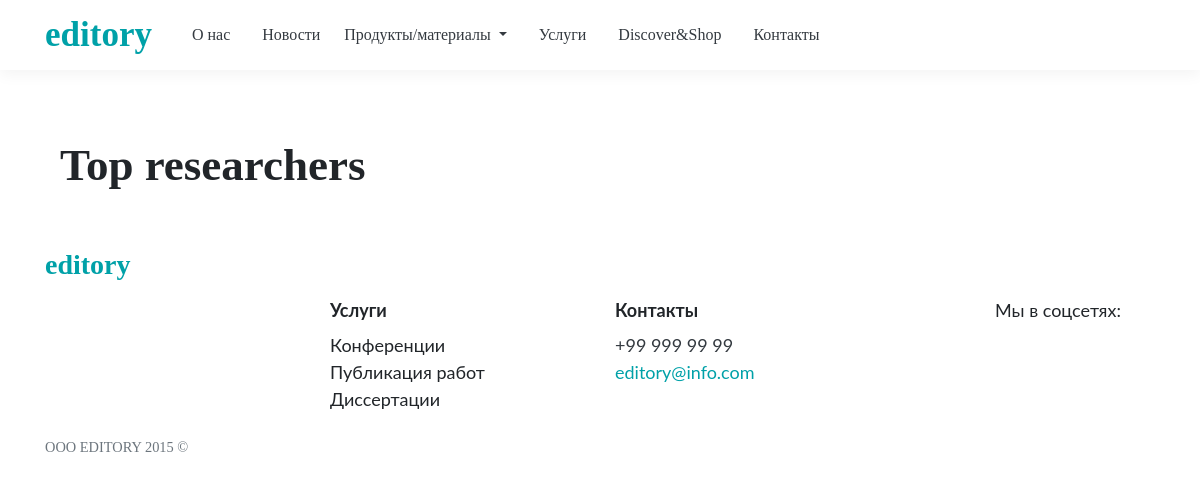
Before: /request_to/top_researches/ with the older database file.
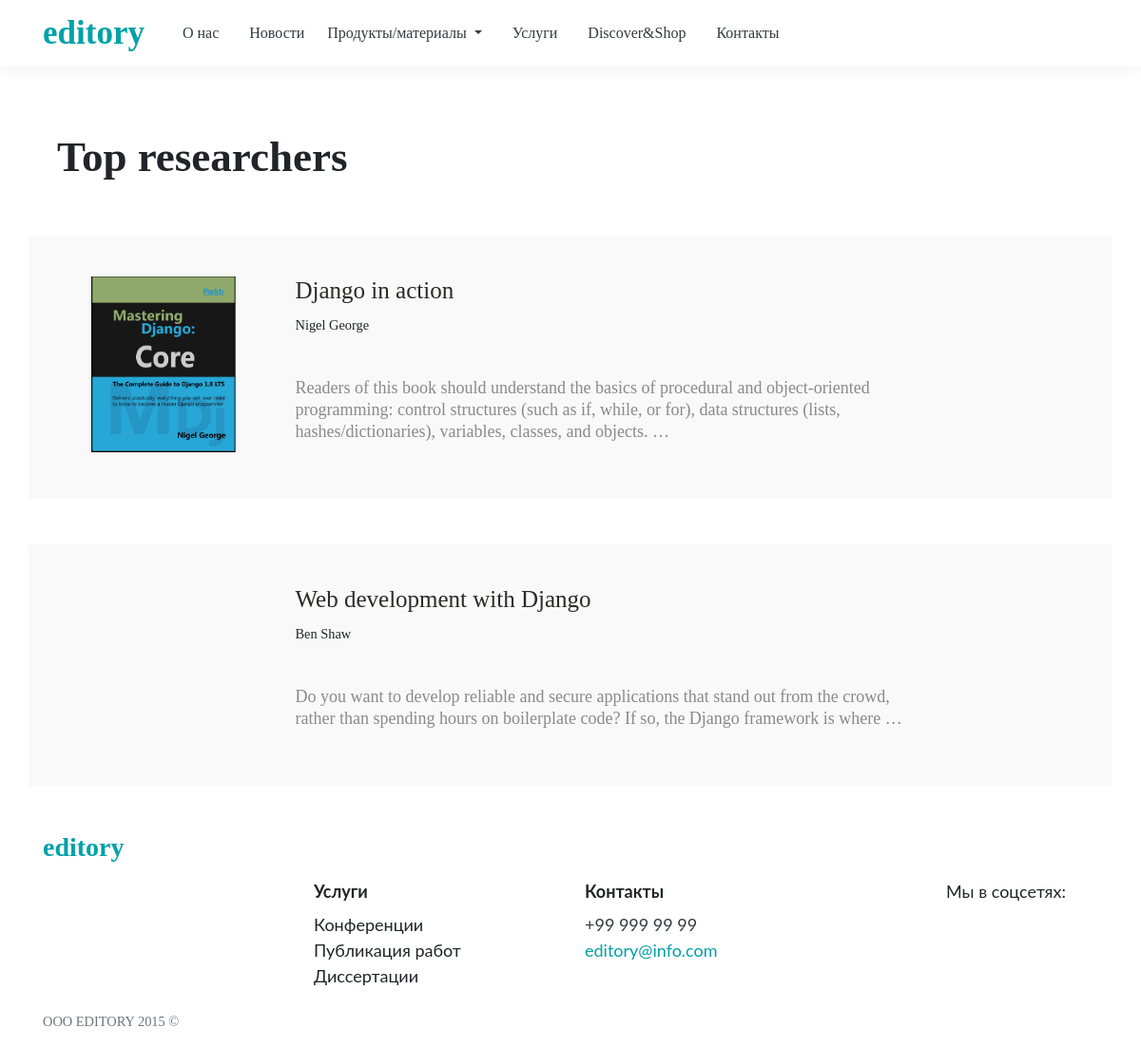
After: the same page with the newer database file.
### pages/models.py (models this page shows, shortened)
class TopResearches(models.Model):
    image = models.ImageField(upload_to = 'top_researches/')
    title = models.CharField(max_length=255)
    author = models.CharField(max_length=100)
    description = models.TextField()
    more = models.TextField()
    created_at = models.DateTimeField(auto_now_add=True)
    def get_absolute_url(self):
        return reverse_lazy('pages:paper', kwargs = {'pk':self.pk})

### requests/views.py (the view)
# urls.py: path('top_researches/', TopResearchess.as_view(), name='top-researches'),
class TopResearchess(TemplateView):
    template_name = 'top_researches.html'
    def get_context_data(self, **kwargs):
        context = super(TopResearchess, self).get_context_data(**kwargs)
        context['top_researches'] = TopResearches.objects.all()
        return context

### templates/top_researches.html
{% extends 'base.html' %}
{% load static %}
{% block css %}
    <link rel="stylesheet" href="{% static 'pages/css/researches.css' %}">
{% endblock %}
{% block content %}
<div class="container">
       <div class="row px-0 mx-0">
           <div class="col">
            <h1 class="title">Top researchers</h1>
           </div>
       </div>
       {% for research in top_researches %}
       <div class="row description mt-5">
           <div class="col-lg-2 ">
               <img src="{{research.image.url}}" alt="" style="width: 100%;">
           </div>
           <div class="col-lg-8 pl-lg-5">
               <a href="{{research.get_absolute_url}}"><h3 class="">{{research.title}}</h3></a>
               <small>{{research.author}}</small>
               <p>{{research.description|truncatewords:29}}</p>
           </div>
       </div>
       {% endfor %}
    </div>
{% endblock content %}

Changed rows visible on the page:
added TopResearches: image (picture), title "Django in action", author "Nigel George", description "Readers of this book should understand the basics of procedural and object-oriented programming: control structures (such as if, while, or for), data structures (lists, hashes/dictionaries), variables, classes, and objects. …"
added TopResearches: title "Web development with Django", author "Ben Shaw", description "Do you want to develop reliable and secure applications that stand out from the crowd, rather than spending hours on boilerplate code? If so, the Django framework is where …"
